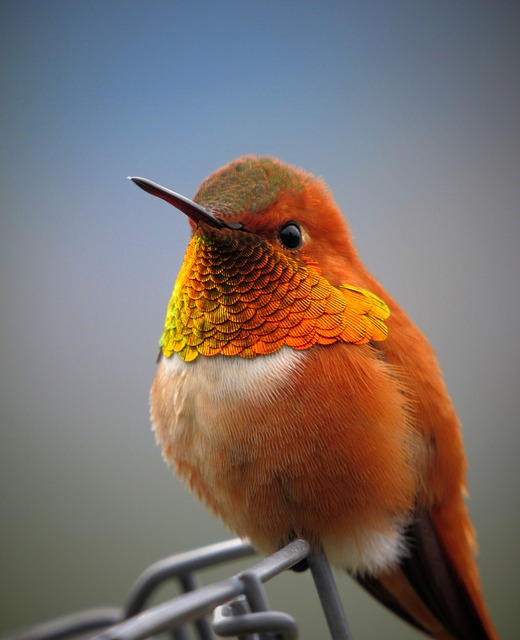
#> input picture opencv/data/bird.jpg, 520 x 640 px, found by its file name
$ python basic_operations.py
#> lines starting #> are read from the running program, lines starting #| are printed output that depends on the picture
import cv2
import os

img = cv2.imread(os.path.join('.','opencv/data/bird.jpg'))
#> img is the input picture: shape (640, 520, 3); mean B, G, R 106.3, 111.2, 123.1

# resize operation

print('Original Dimensions : ', img.shape)
#| Original Dimensions :  (640, 520, 3)
cv2.imshow('Image', img)
resized_img = cv2.resize(img, (640, 480))
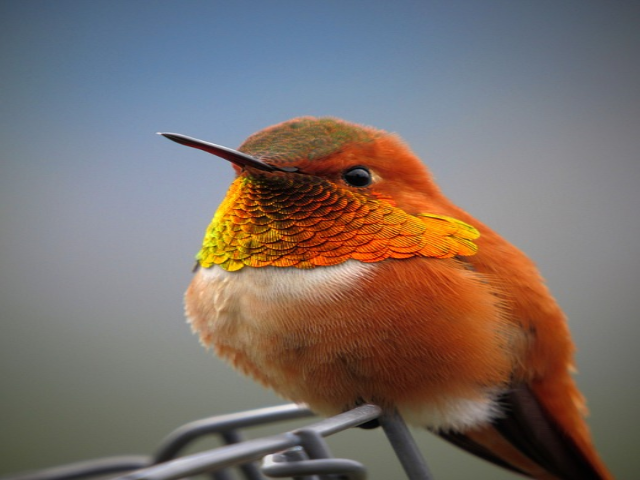
#> resized_img: shape (480, 640, 3); mean B, G, R 106.3, 111.1, 123
print('Resized Dimensions : ', resized_img.shape) # output - (480, 640, 3), first width, height, and then number of channels
#| Resized Dimensions :  (480, 640, 3)
cv2.imshow('Resized Image', resized_img)

# crop operation

cropped_img = img[:, 420:840]
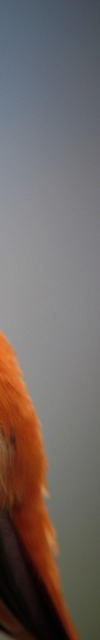
#> cropped_img: shape (640, 100, 3); mean B, G, R 100.4, 103.6, 113
cv2.imshow('Cropped Image', cropped_img)

cv2.waitKey(0)
